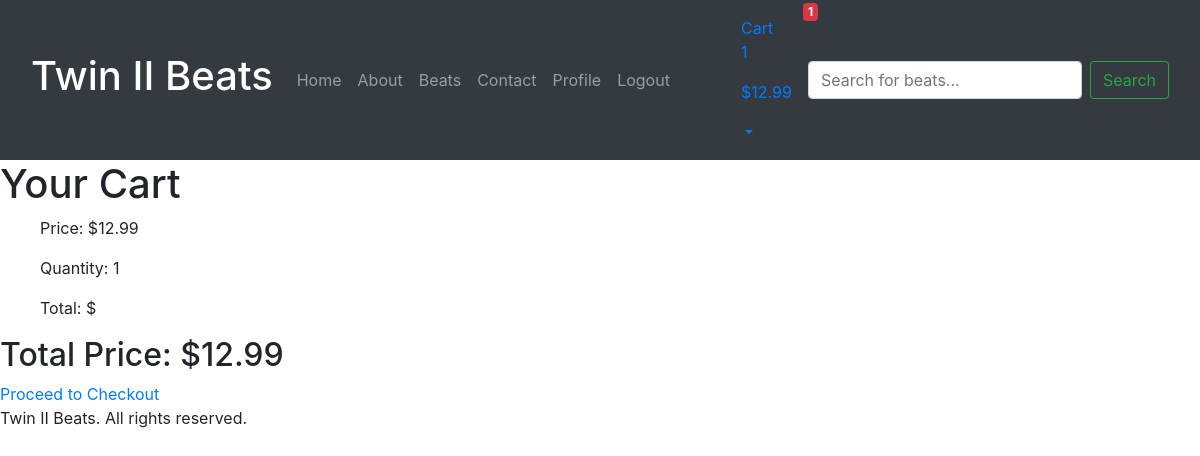
Page /bag/bag/ (signed in) on the earlier database version.
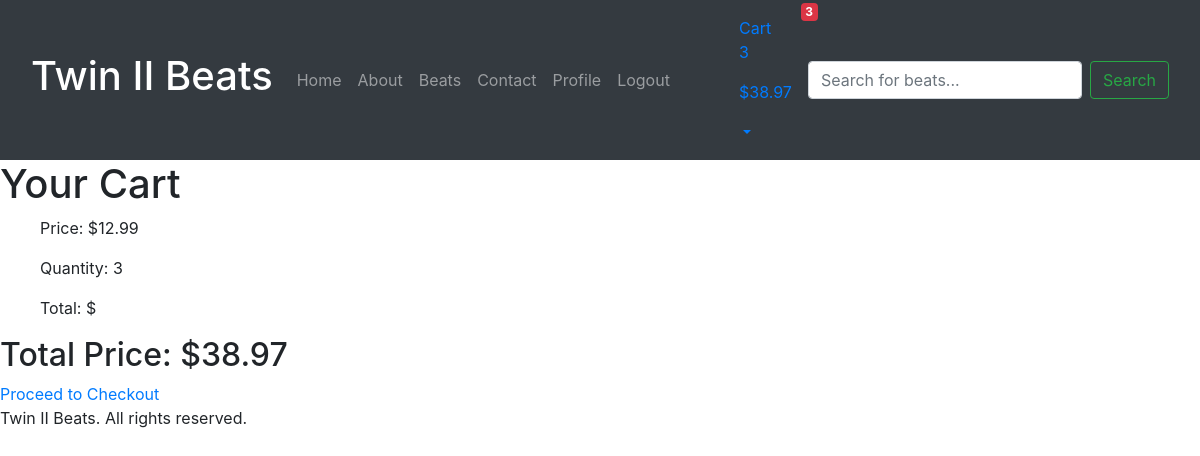
Same page on the later database version.
### bag/models.py (models this page shows, shortened)
class CartItem(models.Model):
    user = models.ForeignKey(settings.AUTH_USER_MODEL, on_delete=models.CASCADE)
    beat = models.ForeignKey(Beat, on_delete=models.CASCADE)
    quantity = models.PositiveIntegerField(default=1)

### instrumentals/models.py (models this page shows, shortened)
class Beat(models.Model):
    title = models.CharField(max_length=100)
    producer = models.CharField(max_length=100)
    price = models.DecimalField(max_digits=10, decimal_places=2)
    cover_image = models.ImageField(upload_to='covers/', blank=True, null=True)
    audio_file = models.FileField(upload_to='audio/', blank=True, null=True)
    description = models.TextField(blank=True)
    release_date = models.DateField(null=True, blank=True)

### bag/views.py (the view)
# urls.py: path('bag/', views.view_cart, name='view_cart'), ]
def view_cart(request):
    cart_items = CartItem.objects.filter(user=request.user)
    total = sum(item.beat.price * item.quantity for item in cart_items)
    return render(request, 'instrumentals/cart.html', {'cart_items': cart_items, 'total': total})

### bag/context_processors.py (called while the page is built)
def cart_items(request):
    if request.user.is_authenticated:
        cart_items = CartItem.objects.filter(user=request.user)
        total_quantity = sum(item.quantity for item in cart_items)
        total_price = sum(item.beat.price * item.quantity for item in cart_items)
        return {
            'cart_items': cart_items,
            'cart_item_count': total_quantity,
            'total_quantity': total_quantity,
            'total_price': total_price,
        }
    return {}

### static/templates/instrumentals/cart.html
{% extends 'base.html' %}
{% block content %}
<h1>Your Cart</h1>
<ul>
    {% for item in cart_items %}
    <p>Price: ${{ item.beat.price }}</p>
    <p>Quantity: {{ item.quantity }}</p>
    <p>Total: ${{ item.total_price }}</p>
{% endfor %}
</ul>
<h2>Total Price: ${{ total }}</h2>
<a href="">Proceed to Checkout</a>
{% endblock %}

### static/templates/base.html (shortened to what this page needs)
{% load static %}
<!DOCTYPE html>
<html lang="en">
<head>
    <link rel="stylesheet" type="text/css" href="{% static 'css/styles.css' %}">
    <link href="https://stackpath.bootstrapcdn.com/bootstrap/4.5.2/css/bootstrap.min.css" rel="stylesheet">
</head>
<body>
    <header>
        <nav class="navbar navbar-expand-lg navbar-dark bg-dark">
            <div class="container-fluid">
                <a class="navbar-brand" href="{% url 'home' %}">
                    <h1>Twin II Beats</h1>
                </a>
                <div class="collapse navbar-collapse" id="navbarNav">
                    <ul class="navbar-nav mr-auto">
                        <li class="nav-item"><a class="nav-link" href="{% url 'home' %}">Home</a></li>
                        <li class="nav-item"><a class="nav-link" href="{% url 'about' %}">About</a></li>
                        <li class="nav-item"><a class="nav-link" href="{% url 'beats' %}">Beats</a></li>
                        <li class="nav-item"><a class="nav-link" href="#">Contact</a></li>
                        {% if user.is_authenticated %}
                            <li class="nav-item"><a class="nav-link" href="{% url 'profile' %}">Profile</a></li>
                            <li class="nav-item"><a class="nav-link" href="{% url 'account_logout' %}">Logout</a></li>
                        {% else %}
                            <li class="nav-item"><a class="nav-link" href="{% url 'account_login' %}">Login</a></li>
                            <li class="nav-item"><a class="nav-link" href="{% url 'account_signup' %}">Signup</a></li>
                        {% endif %}
                    </ul>
                    {% include "includes/cart_dropdown.html" %}
                    <form class="form-inline my-2 my-lg-0" method="GET" action="{% url 'search' %}">
                        <input class="form-control mr-sm-2" type="search" name="q" placeholder="Search for beats..." aria-label="Search" value="{{ query }}">
                        <button class="btn btn-outline-success my-2 my-sm-0" type="submit">Search</button>
                    </form>
                </div>
            </div>
        </nav>
    </header>
    <main>
        {% block content %}{% endblock %}
    </main>
    <footer>
        <p>Twin II Beats. All rights reserved.</p>
    </footer>
</body>
</html>

### static/templates/includes/cart_dropdown.html (shortened to what this page needs)
<div class="nav-item dropdown position-relative">
    <a href="{% url 'view_cart' %}" class="nav-link dropdown-toggle" id="cartDropdown" role="button" data-toggle="dropdown" aria-haspopup="true" aria-expanded="false">
         Cart {% for item in cart_items %}
        <p>{{ total_quantity }}</p>
        <p>${{ total_price }}</p>
        {% endfor %}
        {% if cart_item_count > 0 %}
            <span class="badge badge-danger position-absolute" style="top: -5px; right: -10px;">{{ cart_item_count }}</span>
        {% endif %}
    </a>
</div>

### static/css/styles.css (style rules this page uses)
ul { list-style-type: none; }

Differences in the rows shown:
changed CartItem: total_quantity "1" → "3"; total_price "12.99" → "38.97"; quantity "1" → "3"
Other differences:
{{ cart_item_count }}: "1" → "3"
{{ total }}: "12.99" → "38.97"
